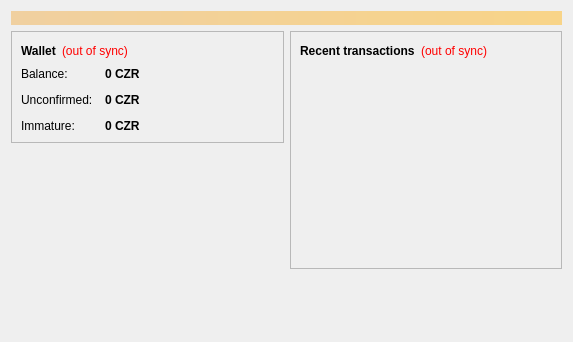
<?xml version="1.0" encoding="UTF-8"?>
<ui version="4.0">
 <class>OverviewPage</class>
 <widget class="QWidget" name="OverviewPage">
  <property name="geometry">
   <rect>
    <x>0</x>
    <y>0</y>
    <width>573</width>
    <height>342</height>
   </rect>
  </property>
  <property name="windowTitle">
   <string>Form</string>
  </property>
  <layout class="QVBoxLayout" name="topLayout">
   <item>
    <widget class="QLabel" name="labelAlerts">
     <property name="visible">
      <bool>false</bool>
     </property>
     <property name="styleSheet">
      <string notr="true">background-color: qlineargradient(x1: 0, y1: 0, x2: 1, y2: 0, stop:0 #F0D0A0, stop:1 #F8D488); color:#000000;</string>
     </property>
     <property name="wordWrap">
      <bool>true</bool>
     </property>
     <property name="margin">
      <number>3</number>
     </property>
    </widget>
   </item>
   <item>
    <layout class="QHBoxLayout" name="horizontalLayout" stretch="1,1">
     <item>
      <layout class="QVBoxLayout" name="verticalLayout_2">
       <item>
        <widget class="QFrame" name="frame">
         <property name="frameShape">
          <enum>QFrame::StyledPanel</enum>
         </property>
         <property name="frameShadow">
          <enum>QFrame::Raised</enum>
         </property>
         <layout class="QVBoxLayout" name="verticalLayout_4">
          <item>
           <layout class="QHBoxLayout" name="horizontalLayout_4">
            <item>
             <widget class="QLabel" name="label_5">
              <property name="font">
               <font>
                <weight>75</weight>
                <bold>true</bold>
               </font>
              </property>
              <property name="text">
               <string>Wallet</string>
              </property>
             </widget>
            </item>
            <item>
             <widget class="QLabel" name="labelWalletStatus">
              <property name="toolTip">
               <string>The displayed information may be out of date. Your wallet automatically synchronizes with the Czarcoin network after a connection is established, but this process has not completed yet.</string>
              </property>
              <property name="styleSheet">
               <string notr="true">QLabel { color: red; }</string>
              </property>
              <property name="text">
               <string notr="true">(out of sync)</string>
              </property>
              <property name="alignment">
               <set>Qt::AlignLeading|Qt::AlignLeft|Qt::AlignVCenter</set>
              </property>
             </widget>
            </item>
            <item>
             <spacer name="horizontalSpacer_2">
              <property name="orientation">
               <enum>Qt::Horizontal</enum>
              </property>
              <property name="sizeHint" stdset="0">
               <size>
                <width>40</width>
                <height>20</height>
               </size>
              </property>
             </spacer>
            </item>
           </layout>
          </item>
          <item>
           <layout class="QFormLayout" name="formLayout_2">
            <property name="fieldGrowthPolicy">
             <enum>QFormLayout::AllNonFixedFieldsGrow</enum>
            </property>
            <property name="horizontalSpacing">
             <number>12</number>
            </property>
            <property name="verticalSpacing">
             <number>12</number>
            </property>
            <item row="0" column="0">
             <widget class="QLabel" name="label">
              <property name="text">
               <string>Balance:</string>
              </property>
             </widget>
            </item>
            <item row="0" column="1">
             <widget class="QLabel" name="labelBalance">
              <property name="font">
               <font>
                <weight>75</weight>
                <bold>true</bold>
               </font>
              </property>
              <property name="cursor">
               <cursorShape>IBeamCursor</cursorShape>
              </property>
              <property name="toolTip">
               <string>Your current balance</string>
              </property>
              <property name="text">
               <string notr="true">0 CZR</string>
              </property>
              <property name="textInteractionFlags">
               <set>Qt::LinksAccessibleByMouse|Qt::TextSelectableByKeyboard|Qt::TextSelectableByMouse</set>
              </property>
             </widget>
            </item>
            <item row="1" column="0">
             <widget class="QLabel" name="label_3">
              <property name="text">
               <string>Unconfirmed:</string>
              </property>
             </widget>
            </item>
            <item row="1" column="1">
             <widget class="QLabel" name="labelUnconfirmed">
              <property name="font">
               <font>
                <weight>75</weight>
                <bold>true</bold>
               </font>
              </property>
              <property name="cursor">
               <cursorShape>IBeamCursor</cursorShape>
              </property>
              <property name="toolTip">
               <string>Total of transactions that have yet to be confirmed, and do not yet count toward the current balance</string>
              </property>
              <property name="text">
               <string notr="true">0 CZR</string>
              </property>
              <property name="textInteractionFlags">
               <set>Qt::LinksAccessibleByMouse|Qt::TextSelectableByKeyboard|Qt::TextSelectableByMouse</set>
              </property>
             </widget>
            </item>
            <item row="2" column="0">
             <widget class="QLabel" name="labelImmatureText">
              <property name="text">
               <string>Immature:</string>
              </property>
             </widget>
            </item>
            <item row="2" column="1">
             <widget class="QLabel" name="labelImmature">
              <property name="font">
               <font>
                <weight>75</weight>
                <bold>true</bold>
               </font>
              </property>
              <property name="toolTip">
               <string>Mined balance that has not yet matured</string>
              </property>
              <property name="text">
               <string notr="true">0 CZR</string>
              </property>
              <property name="textInteractionFlags">
               <set>Qt::LinksAccessibleByMouse|Qt::TextSelectableByKeyboard|Qt::TextSelectableByMouse</set>
              </property>
             </widget>
            </item>
           </layout>
          </item>
         </layout>
        </widget>
       </item>
       <item>
        <spacer name="verticalSpacer">
         <property name="orientation">
          <enum>Qt::Vertical</enum>
         </property>
         <property name="sizeHint" stdset="0">
          <size>
           <width>20</width>
           <height>40</height>
          </size>
         </property>
        </spacer>
       </item>
      </layout>
     </item>
     <item>
      <layout class="QVBoxLayout" name="verticalLayout_3">
       <item>
        <widget class="QFrame" name="frame_2">
         <property name="frameShape">
          <enum>QFrame::StyledPanel</enum>
         </property>
         <property name="frameShadow">
          <enum>QFrame::Raised</enum>
         </property>
         <layout class="QVBoxLayout" name="verticalLayout">
          <item>
           <layout class="QHBoxLayout" name="horizontalLayout_2">
            <item>
             <widget class="QLabel" name="label_4">
              <property name="text">
               <string>&lt;b&gt;Recent transactions&lt;/b&gt;</string>
              </property>
             </widget>
            </item>
            <item>
             <widget class="QLabel" name="labelTransactionsStatus">
              <property name="toolTip">
               <string>The displayed information may be out of date. Your wallet automatically synchronizes with the Czarcoin network after a connection is established, but this process has not completed yet.</string>
              </property>
              <property name="styleSheet">
               <string notr="true">QLabel { color: red; }</string>
              </property>
              <property name="text">
               <string notr="true">(out of sync)</string>
              </property>
              <property name="alignment">
               <set>Qt::AlignRight|Qt::AlignTrailing|Qt::AlignVCenter</set>
              </property>
             </widget>
            </item>
            <item>
             <spacer name="horizontalSpacer">
              <property name="orientation">
               <enum>Qt::Horizontal</enum>
              </property>
              <property name="sizeHint" stdset="0">
               <size>
                <width>40</width>
                <height>20</height>
               </size>
              </property>
             </spacer>
            </item>
           </layout>
          </item>
          <item>
           <widget class="QListView" name="listTransactions">
            <property name="styleSheet">
             <string notr="true">QListView { background: transparent; }</string>
            </property>
            <property name="frameShape">
             <enum>QFrame::NoFrame</enum>
            </property>
            <property name="verticalScrollBarPolicy">
             <enum>Qt::ScrollBarAlwaysOff</enum>
            </property>
            <property name="horizontalScrollBarPolicy">
             <enum>Qt::ScrollBarAlwaysOff</enum>
            </property>
            <property name="selectionMode">
             <enum>QAbstractItemView::NoSelection</enum>
            </property>
           </widget>
          </item>
         </layout>
        </widget>
       </item>
       <item>
        <spacer name="verticalSpacer_2">
         <property name="orientation">
          <enum>Qt::Vertical</enum>
         </property>
         <property name="sizeHint" stdset="0">
          <size>
           <width>20</width>
           <height>40</height>
          </size>
         </property>
        </spacer>
       </item>
      </layout>
     </item>
    </layout>
   </item>
  </layout>
 </widget>
 <resources/>
 <connections/>
</ui>
